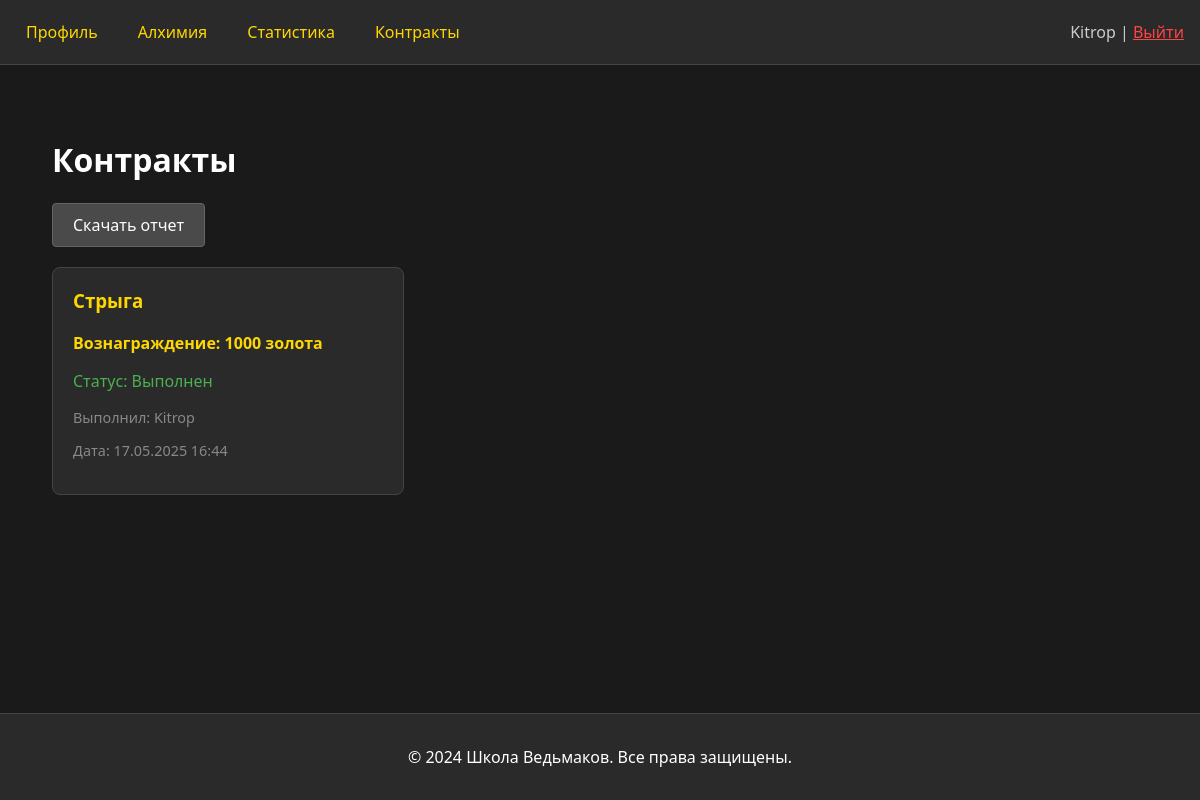
Page /contracts/ (signed in) on the committed database.
### witcher/models.py (models this page shows, shortened)
class Contract(models.Model):
    STATUS_CHOICES = [
        ('active', 'Активный'),
        ('completed', 'Выполнен'),
        ('failed', 'Провален'),
    ]
    monster = models.ForeignKey(
        Monster, on_delete=models.CASCADE, verbose_name="Монстр")
    reward = models.IntegerField(verbose_name="Вознаграждение")
    status = models.CharField(
        max_length=20, choices=STATUS_CHOICES, default='active', verbose_name="Статус")
    completed_by = models.ForeignKey(
        User, on_delete=models.SET_NULL, null=True, blank=True, verbose_name="Выполнил")
    completed_at = models.DateTimeField(
        null=True, blank=True, verbose_name="Дата выполнения")
    created_at = models.DateTimeField(auto_now_add=True)
    updated_at = models.DateTimeField(auto_now=True)
    class Meta:
        verbose_name = "Контракт"
        verbose_name_plural = "Контракты"

class Monster(models.Model):
    TYPE_CHOICES = [
        ('necrophage', 'Некрофаг'),
        ('specter', 'Призрак'),
        ('vampire', 'Вампир'),
        ('elemental', 'Элементаль'),
        ('hybrid', 'Гибрид'),
        ('draconid', 'Драконид'),
        ('insectoid', 'Насекомое'),
        ('cursed', 'Проклятый'),
        ('relict', 'Реликт'),
    ]
    WEAKNESS_CHOICES = [
        ('silver', 'Серебро'),
        ('igni', 'Игни'),
        ('aard', 'Аард'),
        ('quen', 'Квен'),
        ('yrden', 'Ирден'),
        ('axii', 'Аксий'),
        ('dimeritium', 'Диммерит'),
        ('moon_dust', 'Лунная пыль'),
        ('devil_puffball', 'Чертова поганка'),
    ]
    name = models.CharField(max_length=100, verbose_name="Название")
    type = models.CharField(
        max_length=20, choices=TYPE_CHOICES, verbose_name="Тип")
    weaknesses = models.JSONField(default=list, verbose_name="Слабости")
    description = models.TextField(verbose_name="Описание")
    created_at = models.DateTimeField(auto_now_add=True)
    updated_at = models.DateTimeField(auto_now=True)
    class Meta:
        verbose_name = "Монстр"
        verbose_name_plural = "Монстры"

### witcher/views.py (the view, shortened to what this page needs)
# urls.py: path('contracts/', views.contracts, name='contracts'),
@rank_required('master')
def contracts(request):
    contracts = Contract.objects.all().order_by('-created_at')
    return render(request, 'witcher/contracts.html', {
        'contracts': contracts
    })

### witcher/templates/witcher/contracts.html (shortened to what this page needs)
{% extends 'witcher/base.html' %}
{% block content %}
<div class="container">
	<h1>Контракты</h1>
	<div class="actions">
		<a href="{% url 'witcher:generate_report' %}" class="btn btn-primary">Скачать отчет</a>
	</div>
	<div class="contracts-list">
		{% for contract in contracts %}
		<div class="contract-card">
			<h3>{{ contract.monster.name }}</h3>
			<p class="reward">Вознаграждение: {{ contract.reward }} золота</p>
			<p class="status">Статус: {{ contract.get_status_display }}</p>
			{% if contract.completed_by %}
			<p class="completed-by">Выполнил: {{ contract.completed_by.username }}</p>
			<p class="completed-at">Дата: {{ contract.completed_at|date:"d.m.Y H:i" }}</p>
			{% endif %}
		</div>
		{% empty %}
		<p>Нет доступных контрактов</p>
		{% endfor %}
	</div>
</div>
{% endblock %}

### witcher/templates/witcher/base.html (shortened to what this page needs)
<!DOCTYPE html>
<html lang="ru">
<head>
</head>
<body>
	<header>
		<nav>
			<div class="nav-links">
				<a href="{% url 'witcher:profile' %}">Профиль</a>
				<a href="{% url 'witcher:alchemy' %}">Алхимия</a>
				<a href="{% url 'witcher:stats' %}">Статистика</a>
				{% if user.is_authenticated and user.schooluser.rank == 'master' %}
				<a href="{% url 'witcher:contracts' %}">Контракты</a>
				{% endif %}
			</div>
			<div class="user-info">
				{% if user.is_authenticated %}
				{{ user.username }} |
				<a href="{% url 'witcher:logout' %}" style="color: #ff4444;">Выйти</a>
				{% else %}
				<a href="{% url 'witcher:login' %}">Войти</a> |
				<a href="{% url 'witcher:register' %}">Регистрация</a>
				{% endif %}
			</div>
		</nav>
	</header>
	<main>
		{% block content %}{% endblock %}
	</main>
	<footer>
		<p>&copy; 2024 Школа Ведьмаков. Все права защищены.</p>
	</footer>
</body>
</html>

### witcher/templates/witcher/base.html (style rules this page uses)
body { margin: 0; padding: 0; font-family: 'Segoe UI', Tahoma, Geneva, Verdana, sans-serif; background-color: #1a1a1a; color: #fff; min-height: 100vh; display: flex; flex-direction: column; }
header { background-color: #2a2a2a; padding: 1rem; border-bottom: 1px solid #444; }
nav { max-width: 1200px; margin: 0 auto; display: flex; justify-content: space-between; align-items: center; }
.nav-links { display: flex; gap: 20px; }
.nav-links a { color: #ffd700; text-decoration: none; padding: 5px 10px; border-radius: 4px; transition: background-color 0.3s; }
.user-info { color: #ccc; }
main { flex: 1; padding: 2rem; max-width: 1200px; margin: 0 auto; width: 100%; box-sizing: border-box; }
footer { background-color: #2a2a2a; padding: 1rem; text-align: center; border-top: 1px solid #444; margin-top: auto; }

### witcher/templates/witcher/contracts.html (style rules this page uses)
.container { max-width: 1200px; margin: 0 auto; padding: 20px; }
.actions { margin-bottom: 20px; }
.contracts-list { display: grid; grid-template-columns: repeat(auto-fill, minmax(300px, 1fr)); gap: 20px; }
.contract-card { background: #2a2a2a; border: 1px solid #444; border-radius: 8px; padding: 20px; color: #fff; }
.contract-card h3 { color: #ffd700; margin-top: 0; }
.reward { color: #ffd700; font-weight: bold; }
.status { color: #4CAF50; }
.completed-by, .completed-at { color: #888; font-size: 0.9em; }
.btn { display: inline-block; padding: 10px 20px; background: #4a4a4a; color: #fff; text-decoration: none; border-radius: 4px; border: 1px solid #666; }

### rows in the picture
Contract: monster.name "Стрыга", reward "1000", status "Выполнен", completed_by.username "Kitrop", completed_at "17.05.2025 16:44"

### other values in the picture
{{ user.username }} "Kitrop"
